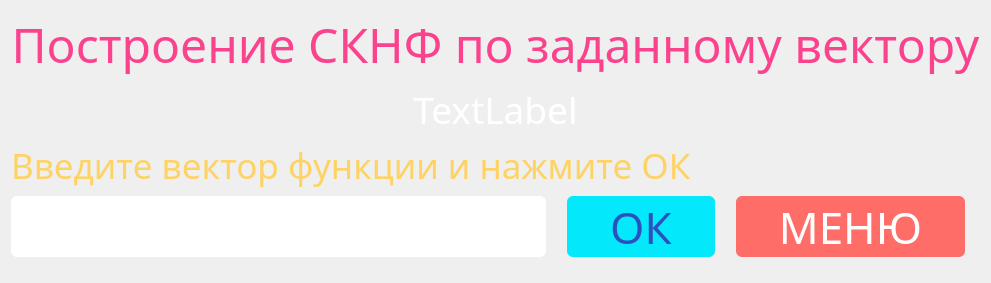
      <widget class="QWidget" name="page_9">
       <property name="styleSheet">
        <string notr="true">#page_9 {
background-color: #18011b;
color: #fff;
background-image: url(:/images/1.png)
}

#lineEdit_9input{
display: inline-block;	
	box-sizing: border-box;
	padding: 0 20px;
	margin: 0 15px 15px 0;
	outline: none;
	border: none;  
	border-radius: 6px;
	height: 40px;
	line-height: 40px;
	color: #18011b;
}

#label_9_function{
 color: #fff;
}

QPushButton {
    display: inline-block;	
	box-sizing: border-box;
	padding: 0 20px;
	margin: 0 15px 15px 0;
	outline: none;
	border: none;  
	border-radius: 6px;
	color: #2a52be;
	background-color: #03e8fb;
	cursor: pointer;
	user-select: none;
	appearance: none;
	touch-action: manipulation;
}

QPushButton:hover {
  background-color: #ffd56b;
  color: #ff7538;
}

QPushButton:pressed {
	background-color: #AAAAAA;
    color: #fff;
}

QPushButton:enabled {
	pointer-events: none;
	opacity: 0;
}

QPushButton#pushButton_backtomenu9{
  background-color: #ff6d69;
  color: #fff;
}
QPushButton#pushButton_backtomenu9:hover{
  background-color: #ff3c36;
}
QPushButton#pushButton_backtomenu9:hover:pressed {
	background-color: #AAAAAA;
    color: #fff;
}
QPushButton#pushButton{
  background-color: #fa428d;
  color: #fff;
} 
</string>
       </property>
       <layout class="QVBoxLayout" name="verticalLayout_12">
        <item>
         <widget class="QLabel" name="label_15">
          <property name="sizePolicy">
           <sizepolicy hsizetype="Preferred" vsizetype="Maximum">
            <horstretch>0</horstretch>
            <verstretch>0</verstretch>
           </sizepolicy>
          </property>
          <property name="font">
           <font>
            <family>XDRA Heavy</family>
            <pointsize>36</pointsize>
           </font>
          </property>
          <property name="text">
           <string>&lt;html&gt;&lt;head/&gt;&lt;body&gt;&lt;p&gt;&lt;span style=&quot; color:#fa428d;&quot;&gt;Построение СКНФ по заданному вектору&lt;/span&gt;&lt;/p&gt;&lt;/body&gt;&lt;/html&gt;</string>
          </property>
          <property name="alignment">
           <set>Qt::AlignCenter</set>
          </property>
         </widget>
        </item>
        <item>
         <widget class="QLabel" name="label_9_function">
          <property name="font">
           <font>
            <family>XDRA Heavy</family>
            <pointsize>28</pointsize>
           </font>
          </property>
          <property name="text">
           <string>TextLabel</string>
          </property>
          <property name="textFormat">
           <enum>Qt::AutoText</enum>
          </property>
          <property name="alignment">
           <set>Qt::AlignCenter</set>
          </property>
         </widget>
        </item>
        <item>
         <widget class="QLabel" name="label_18">
          <property name="sizePolicy">
           <sizepolicy hsizetype="Preferred" vsizetype="Maximum">
            <horstretch>0</horstretch>
            <verstretch>0</verstretch>
           </sizepolicy>
          </property>
          <property name="font">
           <font>
            <family>XDRA Heavy</family>
            <pointsize>26</pointsize>
           </font>
          </property>
          <property name="text">
           <string>&lt;html&gt;&lt;head/&gt;&lt;body&gt;&lt;p&gt;&lt;span style=&quot; font-size:26pt; color:#fed263;&quot;&gt;Введите вектор функции и нажмите ОК&lt;/span&gt;&lt;/p&gt;&lt;/body&gt;&lt;/html&gt;</string>
          </property>
         </widget>
        </item>
        <item>
         <layout class="QGridLayout" name="gridLayout_9">
          <item row="0" column="0">
           <widget class="QLineEdit" name="lineEdit_9input">
            <property name="sizePolicy">
             <sizepolicy hsizetype="Expanding" vsizetype="Preferred">
              <horstretch>0</horstretch>
              <verstretch>0</verstretch>
             </sizepolicy>
            </property>
            <property name="font">
             <font>
              <family>XDRA Heavy</family>
              <pointsize>24</pointsize>
             </font>
            </property>
           </widget>
          </item>
          <item row="0" column="1">
           <widget class="QPushButton" name="pushButton_start9">
            <property name="sizePolicy">
             <sizepolicy hsizetype="Minimum" vsizetype="Maximum">
              <horstretch>0</horstretch>
              <verstretch>0</verstretch>
             </sizepolicy>
            </property>
            <property name="font">
             <font>
              <family>XDRA Heavy</family>
              <pointsize>33</pointsize>
             </font>
            </property>
            <property name="text">
             <string>  ОК  </string>
            </property>
           </widget>
          </item>
          <item row="0" column="2">
           <widget class="QPushButton" name="pushButton_backtomenu9">
            <property name="sizePolicy">
             <sizepolicy hsizetype="Minimum" vsizetype="Maximum">
              <horstretch>0</horstretch>
              <verstretch>0</verstretch>
             </sizepolicy>
            </property>
            <property name="font">
             <font>
              <family>XDRA Heavy</family>
              <pointsize>33</pointsize>
             </font>
            </property>
            <property name="text">
             <string>  МЕНЮ  </string>
            </property>
           </widget>
          </item>
         </layout>
        </item>
       </layout>
      </widget>
